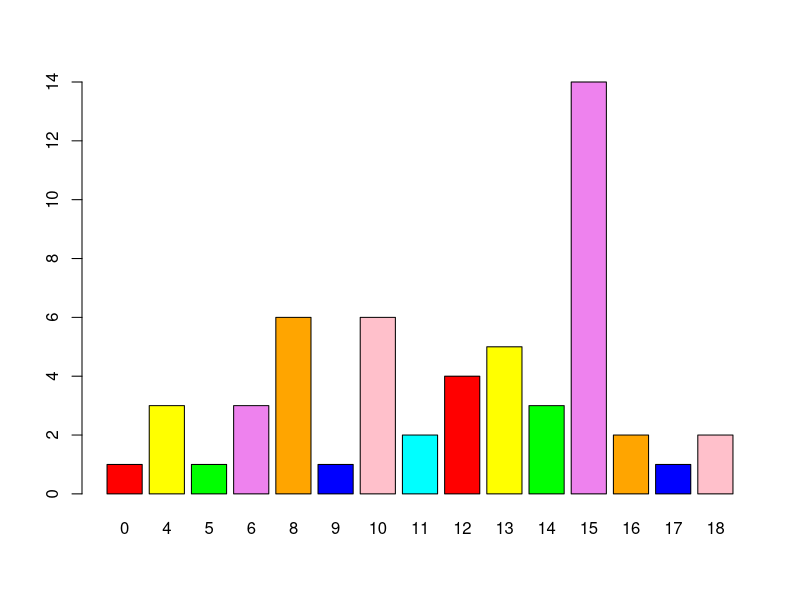
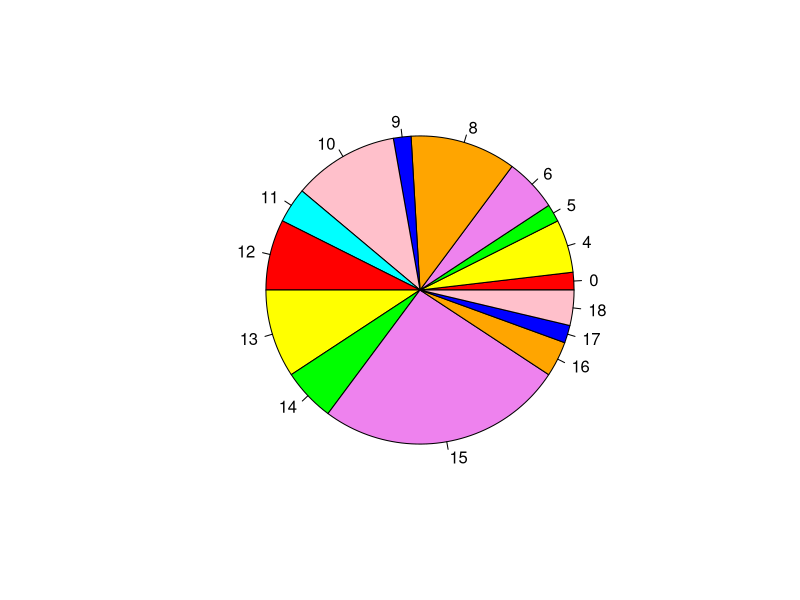

The R script that drew these images, in order:
## ---- chunk 1
library(MASS)
head(painters)

## ---- chunk 2
composition = painters$Composition
composition.freq = table(composition)
cbind(composition.freq)

## ---- chunk 3
school = painters$School
school.freq = table(school)
most_painters = max(school.freq)
most_painters

## ---- chunk 4
old=options(digits = 1) #setting significant digits to 1

composition.relfreq = composition.freq / nrow(painters)
cbind(composition.relfreq)

options(old) #resetting old settings
## ---- chunk 5
colors = c("red", "yellow", "green", "violet", "orange", "blue", "pink", "cyan") 
## ---- chunk 6
barplot(composition.freq, col = colors)
## ---- chunk 7
pie(composition.freq, col = colors)
## ---- chunk 8
school = painters$School
c_school = school == "C" 
c_painters = painters[c_school, ]  # child data set
mean(c_painters$Composition) 
## ---- chunk 9
tapply(painters$Composition, painters$School, mean) 
## ---- chunk 10
max_comp = tapply(painters$Composition, painters$School, max)
max_comp[which(max_comp %in% c(max(max_comp)))]
## ---- chunk 11
above14 = sum(painters$Colour >= 14)
all_painters = nrow(painters)

perc = above14 / all_painters * 100
sprintf("Painters with a Colour Score above 14: %.2f %%", perc)
